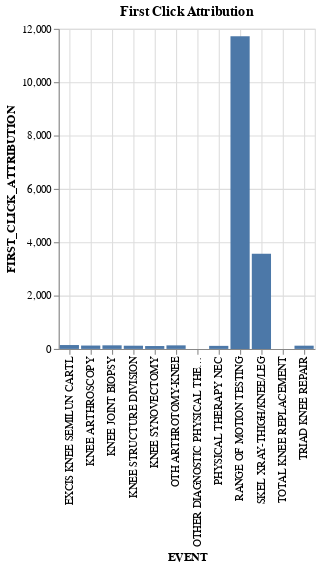

The notebook cell this image was saved under:
### Markdown cell above
<p style = 'font-size:16px;font-family:Arial;color:#00233C'>The above output shows the values of each type of Attribution for EACH event that we have in the different PATHS and the totals for each event/model combination.</p>
<hr style="height:2px;border:none;background-color:#00233C;">
<p style = 'font-size:20px;font-family:Arial;color:#00233C'><b>6. Visualization</b></p>
    <p style = 'font-size:18px;font-family:Arial;color:#00233C'> <b>Visualize Using Data from the Last Query</p>

### Code cell
%chart EVENT, FIRST_CLICK_ATTRIBUTION  , title="First Click Attribution", width = 600

### Figure 1 — Vega-Lite specification as saved in the notebook (floating-point values rounded to 4 significant figures)
{"$schema": "https://vega.github.io/schema/vega-lite/v3.json", "data": {"format": {"type": "csv"}, "values": "\"EVENT\",\"FIRST_CLICK_ATTRIBUTION\",\"LAST_CLICK_ATTRIBUTION\",\"UNIFORM_ATTRIBUTION\",\"EXPONENTIAL_ATTRIBUTION\"\n\"KNEE JOINT BIOPSY\",\"134\",\"6853\",\"1518.120133091847\",\"3667.8067681261573\"\n\"KNEE ARTHROSCOPY\",\"126\",\"5261\",\"1828.3676070188392\",\"3619.298329857854\"\n\"OTHER DIAGNOSTIC PHYSICAL THERAPY PROCEDURE\",\"0\",\"1938\",\"363.6629836666626\",\"997.4909149086209\"\n\"OTH ARTHROTOMY-KNEE\",\"133\",\"567\",\"3628.1780402992326\",\"3627.9258138229916\"\n\"PHYSICAL THERAPY NEC\",\"114\",\"277\",\"4546.251630984565\",\"2329.176979403036\"\n\"SKEL XRAY-THIGH/KNEE/LEG\",\"3563\",\"249\",\"910.8024095958976\",\"378.1904631362621\"\n\"TRIAD KNEE REPAIR\",\"121\",\"245\",\"255.5054383911599\",\"268.47105163169573\"\n\"EXCIS KNEE SEMILUN CARTL\",\"145\",\"237\",\"268.478592563269\",\"268.11746919169207\"\n\"KNEE SYNOVECTOMY\",\"108\",\"231\",\"258.4355625755411\",\"267.4573001704249\"\n\"KNEE STRUCTURE DIVISION\",\"120\",\"215\",\"262.5158766414201\",\"254.95417873057914\"\n\"RANGE OF MOTION TESTING\",\"11723\",\"214\",\"2446.6817251719776\",\"608.1107310205732\"\n\"TOTAL KNEE REPLACEMENT\",\"\",\"\",\"\",\"\"\n"}, "encoding": {"x": {"axis": {"grid": true, "title": "EVENT"}, "field": "EVENT", "type": "nominal"}, "y": {"axis": {"grid": true, "title": "FIRST_CLICK_ATTRIBUTION"}, "field": "FIRST_CLICK_ATTRIBUTION", "type": "quantitative"}}, "mark": {"color": "#4C78A8", "type": "bar"}, "title": "First Click Attribution", "width": "600"}
